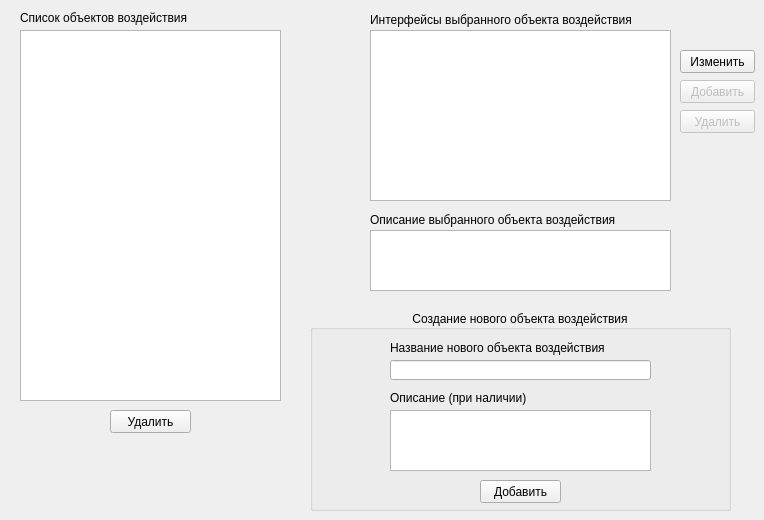
    <widget class="QWidget" name="object_page">
     <widget class="QLabel" name="label_10">
      <property name="geometry">
       <rect>
        <x>20</x>
        <y>10</y>
        <width>261</width>
        <height>16</height>
       </rect>
      </property>
      <property name="text">
       <string>Список объектов воздействия</string>
      </property>
     </widget>
     <widget class="QListWidget" name="object_obj_list">
      <property name="geometry">
       <rect>
        <x>20</x>
        <y>30</y>
        <width>261</width>
        <height>371</height>
       </rect>
      </property>
      <property name="wordWrap">
       <bool>true</bool>
      </property>
     </widget>
     <widget class="QLabel" name="label_11">
      <property name="geometry">
       <rect>
        <x>370</x>
        <y>10</y>
        <width>261</width>
        <height>20</height>
       </rect>
      </property>
      <property name="text">
       <string>Интерфейсы выбранного объекта воздействия</string>
      </property>
     </widget>
     <widget class="QListWidget" name="object_interface_list">
      <property name="geometry">
       <rect>
        <x>370</x>
        <y>30</y>
        <width>301</width>
        <height>171</height>
       </rect>
      </property>
      <property name="wordWrap">
       <bool>true</bool>
      </property>
     </widget>
     <widget class="QPushButton" name="object_delete_btn">
      <property name="geometry">
       <rect>
        <x>110</x>
        <y>410</y>
        <width>81</width>
        <height>23</height>
       </rect>
      </property>
      <property name="text">
       <string>Удалить</string>
      </property>
     </widget>
     <widget class="QPushButton" name="object_add_interface_btn">
      <property name="enabled">
       <bool>false</bool>
      </property>
      <property name="geometry">
       <rect>
        <x>680</x>
        <y>80</y>
        <width>75</width>
        <height>23</height>
       </rect>
      </property>
      <property name="text">
       <string>Добавить</string>
      </property>
     </widget>
     <widget class="QPushButton" name="object_change_interface_btn">
      <property name="geometry">
       <rect>
        <x>680</x>
        <y>50</y>
        <width>75</width>
        <height>23</height>
       </rect>
      </property>
      <property name="text">
       <string>Изменить</string>
      </property>
     </widget>
     <widget class="QPushButton" name="object_delete_interface_btn">
      <property name="enabled">
       <bool>false</bool>
      </property>
      <property name="geometry">
       <rect>
        <x>680</x>
        <y>110</y>
        <width>75</width>
        <height>23</height>
       </rect>
      </property>
      <property name="text">
       <string>Удалить</string>
      </property>
     </widget>
     <widget class="QGroupBox" name="groupBox_7">
      <property name="geometry">
       <rect>
        <x>310</x>
        <y>310</y>
        <width>421</width>
        <height>201</height>
       </rect>
      </property>
      <property name="title">
       <string>Создание нового объекта воздействия</string>
      </property>
      <property name="alignment">
       <set>Qt::AlignCenter</set>
      </property>
      <widget class="QPlainTextEdit" name="object_add_te">
       <property name="geometry">
        <rect>
         <x>80</x>
         <y>100</y>
         <width>261</width>
         <height>61</height>
        </rect>
       </property>
      </widget>
      <widget class="QPushButton" name="object_add_btn">
       <property name="geometry">
        <rect>
         <x>170</x>
         <y>170</y>
         <width>81</width>
         <height>23</height>
        </rect>
       </property>
       <property name="text">
        <string>Добавить</string>
       </property>
      </widget>
      <widget class="QLineEdit" name="object_add_le">
       <property name="geometry">
        <rect>
         <x>80</x>
         <y>50</y>
         <width>261</width>
         <height>20</height>
        </rect>
       </property>
      </widget>
      <widget class="QLabel" name="label_47">
       <property name="geometry">
        <rect>
         <x>80</x>
         <y>80</y>
         <width>261</width>
         <height>16</height>
        </rect>
       </property>
       <property name="text">
        <string>Описание (при наличии)</string>
       </property>
      </widget>
      <widget class="QLabel" name="label_36">
       <property name="geometry">
        <rect>
         <x>80</x>
         <y>30</y>
         <width>261</width>
         <height>16</height>
        </rect>
       </property>
       <property name="text">
        <string>Название нового объекта воздействия</string>
       </property>
      </widget>
     </widget>
     <widget class="QPlainTextEdit" name="object_description_te">
      <property name="geometry">
       <rect>
        <x>370</x>
        <y>230</y>
        <width>301</width>
        <height>61</height>
       </rect>
      </property>
      <property name="readOnly">
       <bool>true</bool>
      </property>
     </widget>
     <widget class="QLabel" name="label_48">
      <property name="geometry">
       <rect>
        <x>370</x>
        <y>210</y>
        <width>261</width>
        <height>20</height>
       </rect>
      </property>
      <property name="text">
       <string>Описание выбранного объекта воздействия</string>
      </property>
     </widget>
    </widget>
